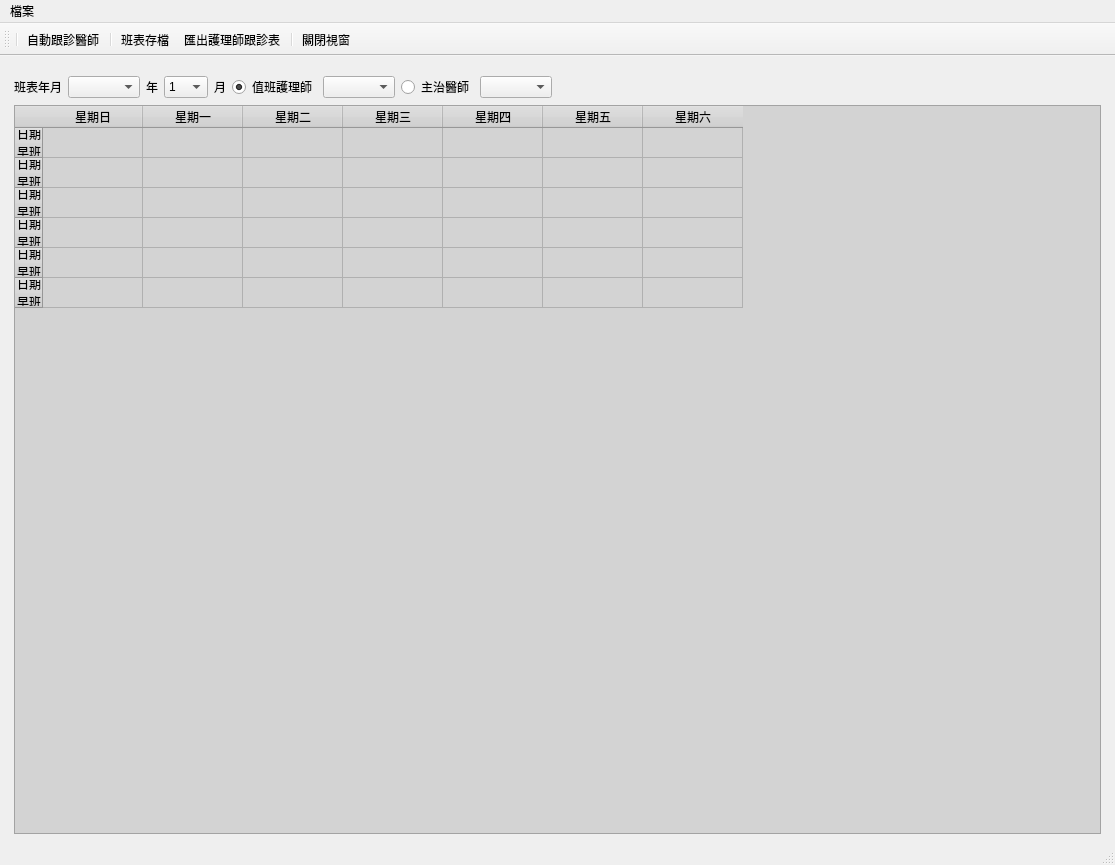
<?xml version="1.0" encoding="UTF-8"?>
<ui version="4.0">
 <class>DoctorNurseWindow</class>
 <widget class="QMainWindow" name="DoctorNurseWindow">
  <property name="geometry">
   <rect>
    <x>0</x>
    <y>0</y>
    <width>1115</width>
    <height>865</height>
   </rect>
  </property>
  <property name="windowTitle">
   <string>健保申報</string>
  </property>
  <widget class="QWidget" name="centralwidget">
   <layout class="QVBoxLayout" name="verticalLayout_2">
    <item>
     <layout class="QVBoxLayout" name="verticalLayout">
      <property name="leftMargin">
       <number>5</number>
      </property>
      <property name="topMargin">
       <number>10</number>
      </property>
      <property name="rightMargin">
       <number>5</number>
      </property>
      <item>
       <layout class="QHBoxLayout" name="horizontalLayout_3">
        <item>
         <widget class="QLabel" name="label">
          <property name="text">
           <string>班表年月</string>
          </property>
         </widget>
        </item>
        <item>
         <widget class="QComboBox" name="comboBox_year"/>
        </item>
        <item>
         <widget class="QLabel" name="label_3">
          <property name="text">
           <string>年</string>
          </property>
         </widget>
        </item>
        <item>
         <widget class="QComboBox" name="comboBox_month">
          <item>
           <property name="text">
            <string>1</string>
           </property>
          </item>
          <item>
           <property name="text">
            <string>2</string>
           </property>
          </item>
          <item>
           <property name="text">
            <string>3</string>
           </property>
          </item>
          <item>
           <property name="text">
            <string>4</string>
           </property>
          </item>
          <item>
           <property name="text">
            <string>5</string>
           </property>
          </item>
          <item>
           <property name="text">
            <string>6</string>
           </property>
          </item>
          <item>
           <property name="text">
            <string>7</string>
           </property>
          </item>
          <item>
           <property name="text">
            <string>8</string>
           </property>
          </item>
          <item>
           <property name="text">
            <string>9</string>
           </property>
          </item>
          <item>
           <property name="text">
            <string>10</string>
           </property>
          </item>
          <item>
           <property name="text">
            <string>11</string>
           </property>
          </item>
          <item>
           <property name="text">
            <string>12</string>
           </property>
          </item>
         </widget>
        </item>
        <item>
         <widget class="QLabel" name="label_4">
          <property name="text">
           <string>月</string>
          </property>
         </widget>
        </item>
        <item>
         <widget class="QRadioButton" name="radioButton_nurse">
          <property name="text">
           <string>值班護理師</string>
          </property>
          <property name="checked">
           <bool>true</bool>
          </property>
         </widget>
        </item>
        <item>
         <widget class="QComboBox" name="comboBox_nurse"/>
        </item>
        <item>
         <widget class="QRadioButton" name="radioButton_doctor">
          <property name="text">
           <string>主治醫師</string>
          </property>
          <property name="checked">
           <bool>false</bool>
          </property>
         </widget>
        </item>
        <item>
         <widget class="QComboBox" name="comboBox_doctor"/>
        </item>
        <item>
         <spacer name="horizontalSpacer">
          <property name="orientation">
           <enum>Qt::Horizontal</enum>
          </property>
          <property name="sizeHint" stdset="0">
           <size>
            <width>40</width>
            <height>20</height>
           </size>
          </property>
         </spacer>
        </item>
       </layout>
      </item>
      <item>
       <widget class="QTableWidget" name="tableWidget_doctor_nurse_table">
        <property name="styleSheet">
         <string notr="true">background-color: lightgray;</string>
        </property>
        <property name="editTriggers">
         <set>QAbstractItemView::NoEditTriggers</set>
        </property>
        <property name="selectionMode">
         <enum>QAbstractItemView::SingleSelection</enum>
        </property>
        <row>
         <property name="text">
          <string>日期
早班
午班
晚班</string>
         </property>
        </row>
        <row>
         <property name="text">
          <string>日期
早班
午班
晚班</string>
         </property>
        </row>
        <row>
         <property name="text">
          <string>日期
早班
午班
晚班</string>
         </property>
        </row>
        <row>
         <property name="text">
          <string>日期
早班
午班
晚班</string>
         </property>
        </row>
        <row>
         <property name="text">
          <string>日期
早班
午班
晚班</string>
         </property>
        </row>
        <row>
         <property name="text">
          <string>日期
早班
午班
晚班</string>
         </property>
        </row>
        <column>
         <property name="text">
          <string>星期日</string>
         </property>
        </column>
        <column>
         <property name="text">
          <string>星期一</string>
         </property>
        </column>
        <column>
         <property name="text">
          <string>星期二</string>
         </property>
        </column>
        <column>
         <property name="text">
          <string>星期三</string>
         </property>
        </column>
        <column>
         <property name="text">
          <string>星期四</string>
         </property>
        </column>
        <column>
         <property name="text">
          <string>星期五</string>
         </property>
        </column>
        <column>
         <property name="text">
          <string>星期六</string>
         </property>
        </column>
       </widget>
      </item>
     </layout>
    </item>
   </layout>
  </widget>
  <widget class="QStatusBar" name="statusbar"/>
  <widget class="QToolBar" name="toolBar">
   <property name="windowTitle">
    <string>toolBar</string>
   </property>
   <property name="toolButtonStyle">
    <enum>Qt::ToolButtonTextUnderIcon</enum>
   </property>
   <attribute name="toolBarArea">
    <enum>TopToolBarArea</enum>
   </attribute>
   <attribute name="toolBarBreak">
    <bool>false</bool>
   </attribute>
   <addaction name="separator"/>
   <addaction name="action_follow_doctor"/>
   <addaction name="separator"/>
   <addaction name="action_save"/>
   <addaction name="action_export_csv"/>
   <addaction name="separator"/>
   <addaction name="action_close"/>
  </widget>
  <widget class="QMenuBar" name="menubar">
   <property name="geometry">
    <rect>
     <x>0</x>
     <y>0</y>
     <width>1115</width>
     <height>33</height>
    </rect>
   </property>
   <widget class="QMenu" name="menu">
    <property name="title">
     <string>檔案</string>
    </property>
    <addaction name="action_delete_schedule"/>
    <addaction name="action_export_csv"/>
   </widget>
   <addaction name="menu"/>
  </widget>
  <action name="action_close">
   <property name="icon">
    <iconset>
     <normaloff>../icons/application-exit.svg</normaloff>../icons/application-exit.svg</iconset>
   </property>
   <property name="text">
    <string>關閉視窗</string>
   </property>
  </action>
  <action name="action_save">
   <property name="icon">
    <iconset>
     <normaloff>../icons/document-save.svg</normaloff>../icons/document-save.svg</iconset>
   </property>
   <property name="text">
    <string>班表存檔</string>
   </property>
  </action>
  <action name="action_export_csv">
   <property name="icon">
    <iconset>
     <normaloff>../icons/document-export.svg</normaloff>../icons/document-export.svg</iconset>
   </property>
   <property name="text">
    <string>匯出護理師跟診表</string>
   </property>
   <property name="toolTip">
    <string>匯出護理師跟診表</string>
   </property>
  </action>
  <action name="action_follow_doctor">
   <property name="icon">
    <iconset>
     <normaloff>../icons/avatar-default.png</normaloff>../icons/avatar-default.png</iconset>
   </property>
   <property name="text">
    <string>自動跟診醫師</string>
   </property>
  </action>
  <action name="action_delete_schedule">
   <property name="icon">
    <iconset>
     <normaloff>../icons/gtk-clear.svg</normaloff>../icons/gtk-clear.svg</iconset>
   </property>
   <property name="text">
    <string>刪除班表</string>
   </property>
  </action>
 </widget>
 <resources/>
 <connections/>
</ui>
